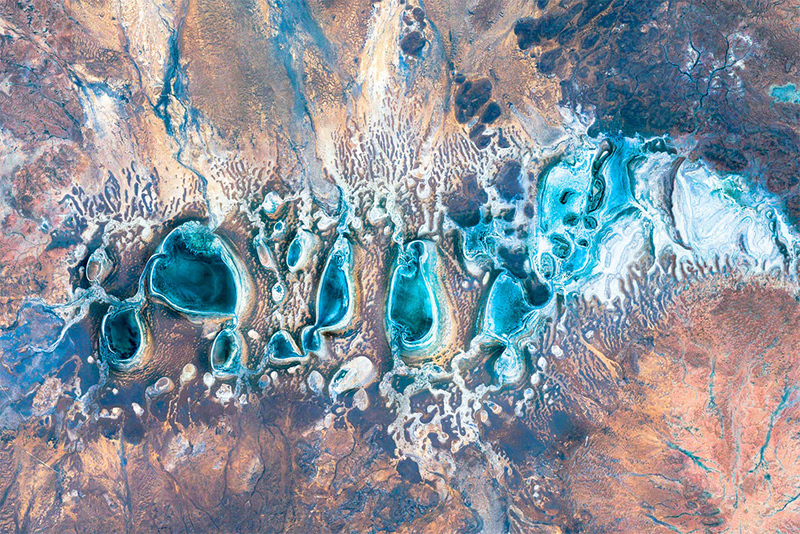
%> input picture ECC/ex2.jpg, 800 x 534 px
$ octave Main_final.m   (GNU Octave 9; MATLAB toolbox functions it lacks are replaced by stand-ins)
%> lines starting %> are read from the running program, lines starting %| are printed output that depends on the picture
### ECC/ptmulti_mod.m
function x=ptmulti_mod(P,N,a,p)

Q=P;
for i=1:N-1
x=Ptadd_mod(P,Q,a,p);
Q=x;

end

### ECC/Encryption_1.m

function [Enc_Msg]=Encryption_1(img)
a=5376;  % A constant value selected using ECC Equation. 4*a^3+27*b^2~=0.
b=2438;  % A constant value selected using ECC Equation.
p=123457;  % A prime number
load maptab % A maping table is generated using a, b and p. i.e. (y^2)mod p=(x^3+a*x+b)mod p
disp('the original image');
figure,imshow(img);
disp('for encryption an image please enter the keys');
K=input('Enter the random key='); % Select any random Integer defined by sender
Nb=input('Enter the Private key='); % Selected Reciever's private key.
G=[2225, 75856];  % choose any one Base Point on Eliptical curve.
Pb=ptmulti_mod(G,Nb,a,p); %Public key of Reciever
EK=ptmulti_mod(Pb,K,a,p); %Encryption key
% KG=ptmulti_mod(G,K,a,p); % This key is transmitted with image for B to decrypt the image
[rows, coln]=size(img);  % size of image.
mm=(0:255)';    % Intensity matix is used to find the number of repeatation of the particular intensity value.
encryp=[];    % encrypted image is stored.
jj=0;
hhh=waitbar(0,'Wait while encrypting the image...');
%% Encryption Process
  for i=1:rows
      for j=1:coln
          int=img(i,j);  % Intensity of pixel.
          [r,c,v]=find(mm==int);  % find the repeatation of intensity and updated .
            if v==1
                col=c(end);  % Intesity position
                if col>482    % total mapping is 482. and above which mapping is repeated again from first position.
                    mm(r(1),2:end)=0;
                    [r,c,v]=find(mm==int);
                    col=c(end);
                end
                row=r(1);
            end
             Q=maptab(row,col+c(end):col+c(end)+1);  % ECC points for the particular pixel value mapped from the table
             R=Ptadd_mod(Q,EK,a,p);   % point addition using encryption key.
             [r1,c1,v1]=find(maptab==R(1));
             for ii=1:length(r1)        % pixel intensity is calculated for the new point from the mapping table
                 [r2,c2,v2]=find(maptab(r1(ii),c1(ii)+1)==R(2));
                 if v2==1
                     break;
                 end
             end
             if isempty(r1)||isempty(r2)
                 ii=1;
                 r1(ii)=150;
             end
             encryp(i,j)=r1(ii)-1;  % New pixel intesity after encryption
             mm(row,col+1)=int;    % Intensity matrix is updated i.e old intensity is added here
             Enc_Msg(i,jj+1:jj+2)=R;  % Encrypted point for the original pixel value.
             jj=j*2;
      end
      waitbar(i/coln)
  end
    close(hhh)
    img2=uint8(reshape(encryp,size(img)));
   figure,imshow(img2);
end


### ECC/Decryption_1.m
% This script is used to decrypt the image.
function Decryption_1(Enc_Msg)
a=5376;
% b=2438;
p=123457;
load maptab
disp('please enter the keys for decryption pross');
K=input('Enter the random key='); % Select any random Integer defined by sender
Nb=input('Enter the Private key='); % Selected Reciever's private key.
G=[2225, 75856];  % choose any one Base Point on Eliptical curve.
Pb=ptmulti_mod(G,Nb,a,p); %Public key of Reciever
% KG=ptmulti_mod(G,K,a,p); % This key is transmitted with image for B to decrypt the image
DK=ptmulti_mod(Pb,K,a,p); %Decryption key
[rows, coln]=size(Enc_Msg);
decryp=[];
cnt=1;
hhh=waitbar(0,'Wait while Decrypting the image...');
%% Decryption Process
  for i=1:rows
      for j=1:2:coln
             Q=Enc_Msg(i,j:j+1);
             R=Ptsub_mod(Q,DK,a,p);   % Decryption key is subtracted from point.
             [r1,c1,v1]=find(maptab==R(1));   % Resulting points are used to calculate the corresponding pixel intesity
             for ii=1:length(r1)
                 [r2,c2,v2]=find(maptab(r1(ii),c1(ii)+1)==R(2));
                 if v2==1
                     break;
                 end
             end
             if isempty(r1)||isempty(r2)  % if pints are not in the table, adefault value is assigned to the pixel.
                 ii=1;
                 r1(ii)=150;
             end
             decryp(i,cnt)=r1(ii)-1;   % Decrypted image vector
             cnt=cnt+1;
      end
      cnt=1;
       waitbar(i/coln)
  end
   close(hhh)
   Img=uint8(reshape(decryp,[rows coln/2]));
   disp('the recavring image')
   figure,imshow(Img);

   %%%%%%%%%%%%%%%%%%%%%%%%%%%%%%%%%%%%%%%%%%%%%%%%%%%%%%%%%%%%%%%%%%%%%%%%%%%%%%%%
   %with image enhancement using histagram equalization

I=Img;
figure,imshow(I);
title('gray level image without histigram');


%% PREPROCESSING---ENHANCEMENT %%%
% HE = histeq(I);
HE = double(histeq(uint8(I)));
figure,imshow(HE,[]);
title('Histogram Equalized Image');

end


### ECC/Ptadd_mod.m
function Add=Ptadd_mod(P,Q,a,p)

if P==Q
    num=(3*(P(1)^2)+a);
    denom=(2*P(2));
    L1=modInv((denom),p); %input must be real integer so LD is round off
    slope=(mod(num*L1,p));
%     slope=num/denom;
    R(1)=mod((slope^2-2*P(1)),p);  % Addition of the point on the curve i.e. R=P+Q.
    R(2)=mod((slope*(P(1)-R(1))-P(2)),p);   % R is the point on the EC curve
    Add=R;

else
    num=(Q(2)-P(2));
    denom=(Q(1)-P(1));
    L1=modInv((denom),p); %input must be real integer so LD is round off
    slope=(mod(num*L1,p));
%     slope=num/denom;
    R(1)= mod((slope^2-P(1)-Q(1)),p);  % Addition of the point on the curve i.e. R=P+Q.
    R(2)=mod((slope*(P(1)-R(1))-P(2)),p);   % R is the point on the EC curve
    Add=R;
end

### ECC/modInv.m
function xInv = modInv(x,n)
% ModInv(x,n) computes the multiplicative inverse of x modulo n if one
% exists; errors if no such inverse exists
if gcd(x,n) ~= 1
%    error('x has no inverse modulo n')
    x=x-1;
end

[d, a]   = gcd(double(x),n);
xInv        = mod(a,n);
end

### ECC/Main_final.m
%this code is used to encrypt and decrypt the satellite image useng ECC
clear all
close all
clc
rgbimage=rgb2gray(imread('ex2.jpg'));  % load any image
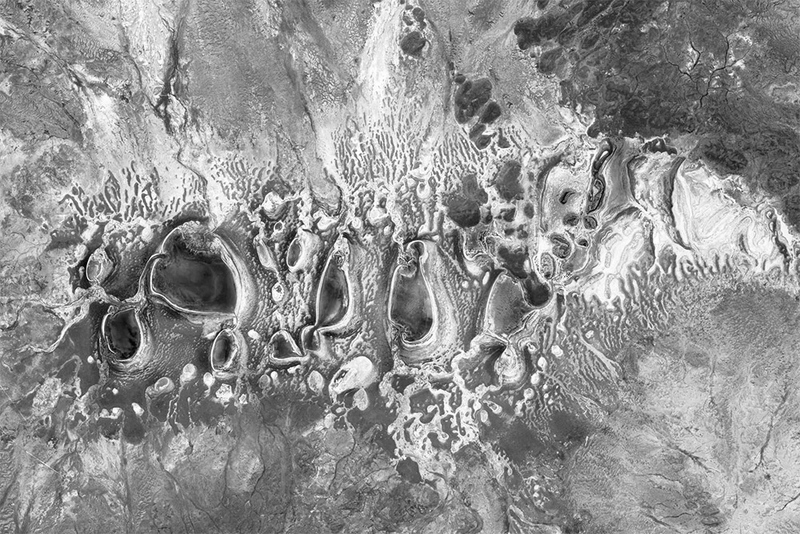
%> rgbimage: size 534x800 uint8; min 1, max 255, mean 146.4
disp('please enter the size resolution for satellite image');
x=input('enter 1(100X100),2(150X150), 3(200x200), 4(256x256), 5(400x400) =');
%> the answer given: 1
if x==1
img= imresize(rgbimage,[100 100]);
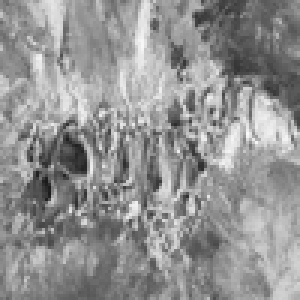
%> img: size 100x100 uint8 (shown 3 times larger); min 26, max 249, mean 146.4
else if x==2
      img= imresize(rgbimage,[150 150]);
    else if x==3
            img= imresize(rgbimage,[200 200]);

     else if x==4
            img= imresize(rgbimage,[256 256]);

     else if x==5
            img= imresize(rgbimage,[400 400]);
            end
         end
        end
    end
end
tstart=tic;
[Enc_Msg]=Encryption_1(img);    % This is process for encryption and output argument is havinag the set
%> the answer given: 3
%> the answer given: 3
%> after the loop in Encryption_1, `for i=1:rows`:
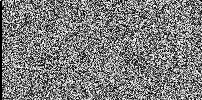
%> Enc_Msg: size 100x202 double; min 0, max 123455, mean 60679.8; drawn with min black and max white
%> after the loop in Encryption_1, `for i=1:rows`:
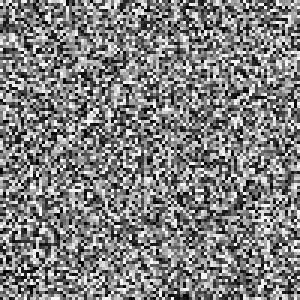
%> encryp: size 100x100 double (shown 3 times larger); min 0, max 255, mean 127.2
%> after the loop in Encryption_1, `for i=1:rows`:
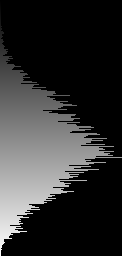
%> mm: size 256x122 double; min 0, max 255, mean 47.9
%> after the loop in Encryption_1, `for i=1:rows`: col = 68; ii = 3; r1 = [203; 132; 133]; row = 174
                                % off point for each pixel which are map  ped at
time_enc=toc(tstart);                              % the ECC curve.
tstartd=tic;
Decryption_1(Enc_Msg)% This is the decryption process which recieve the ECC points as input
%> the answer given: 3
%> the answer given: 3
%> after the loop in Decryption_1, `for i=1:rows`:
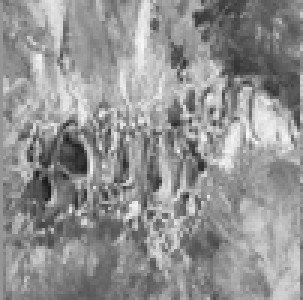
%> decryp: size 100x101 double (shown 3 times larger); min 26, max 249, mean 146.5
%> after the loop in Decryption_1, `for i=1:rows`: ii = 1; r1 = [117; 118]
%> in Decryption_1, `HE = double(histeq(uint8(I)));`:
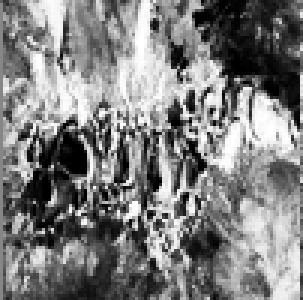
%> HE: size 100x101 double (shown 3 times larger); min 0, max 255, mean 126.4
                        % and decryption key is generated and subtracted
                        % from all these points one by one. Again mapping
                        % is used to get the original image pixel.
time_dec=toc(tstartd);
